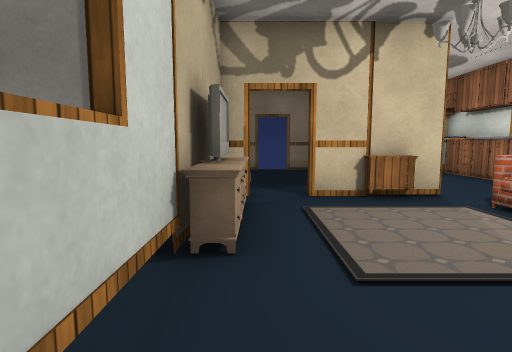
View 1 (above)

16 first-person views from a walk through a 3-D level made in the Unity game engine. The camera is 1.2 m above the floor, tilts 6° down and sees 80° across. Doors are open. The floor is counted in squares, 1 m on a side. Each view is taken from the middle of a square. On the plan, view 1 faces up. The plan holds only what a view shows up to about 13 squares ahead; the rest is blank. The place goes on beyond the plan. The player is left out. Some surface patterns are stand-ins.

View 2
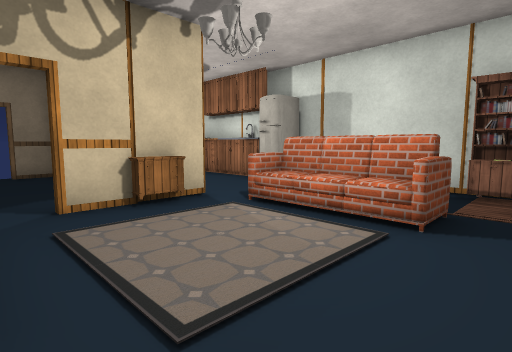

View 3
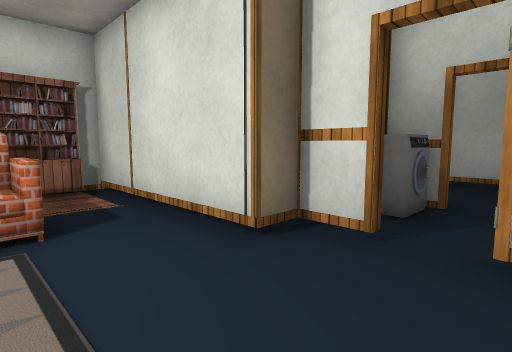

View 4
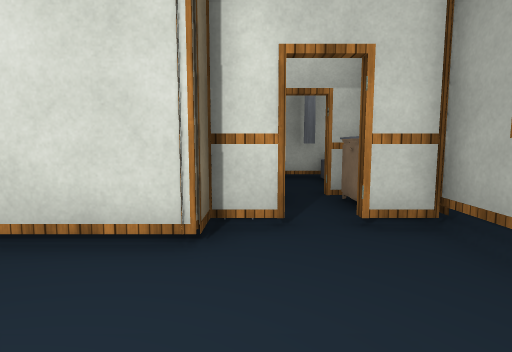

View 5
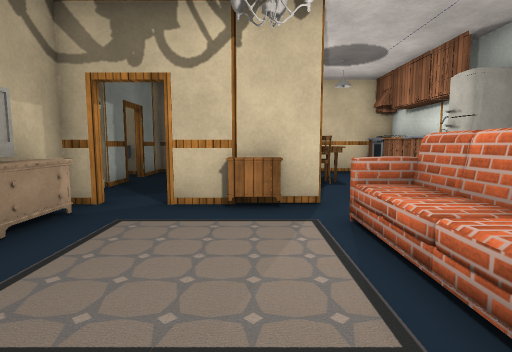

View 6
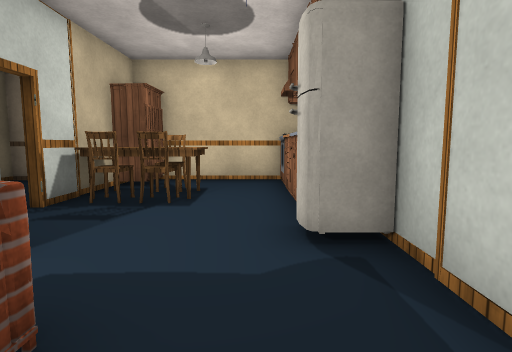

View 7
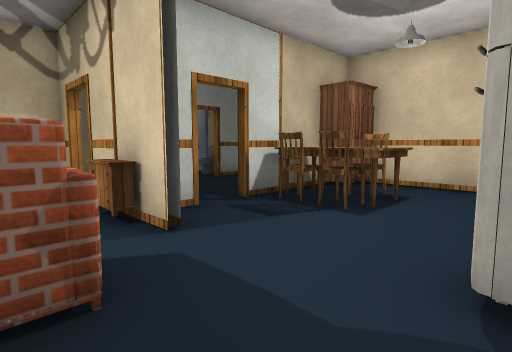

View 8
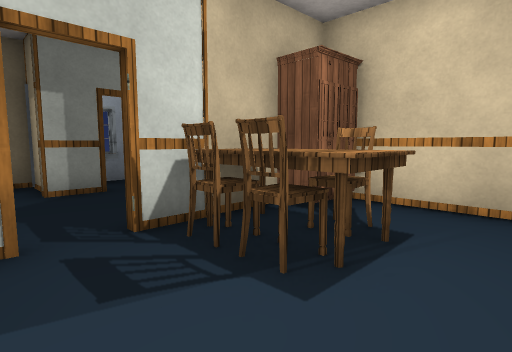

View 9
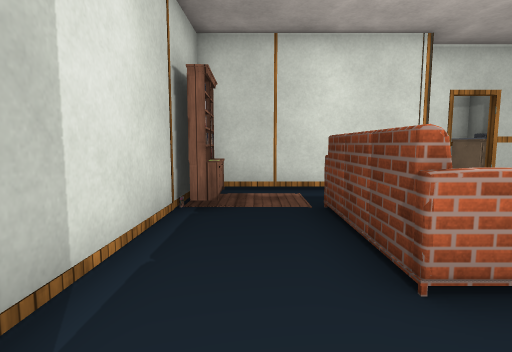

View 10
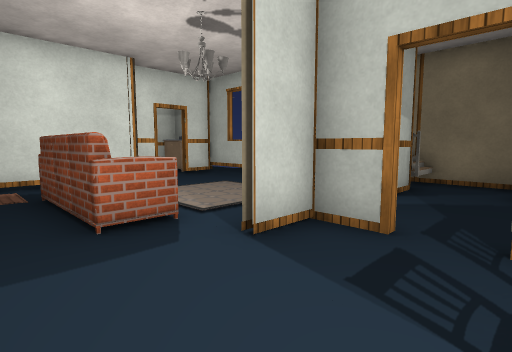

View 11
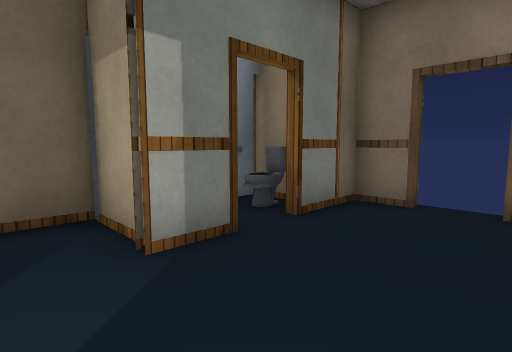

View 12
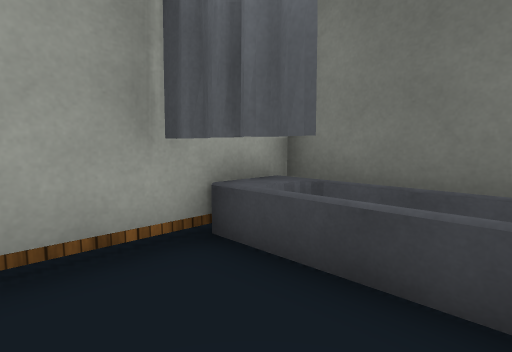

View 13
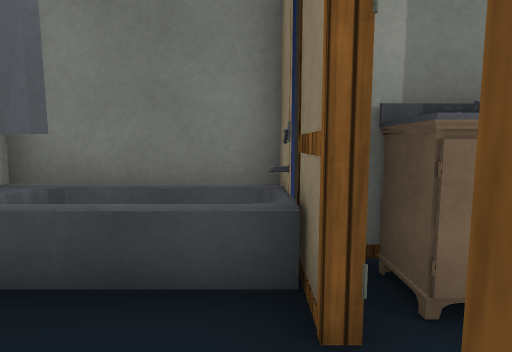

View 14
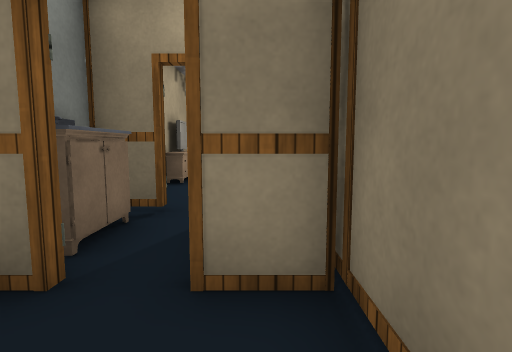

View 15
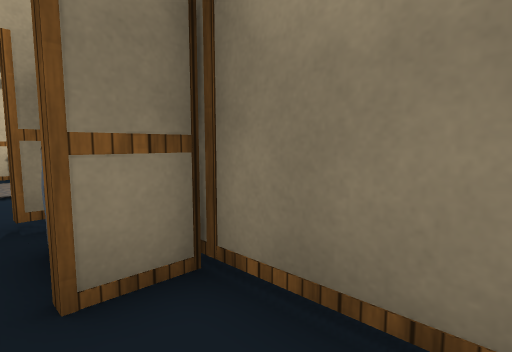

View 16
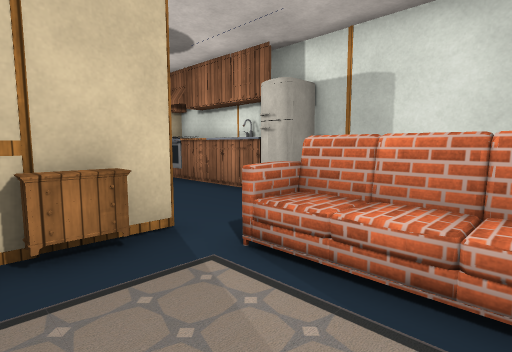

### Floor plan
Ten units are one square. View 1 is at (0, 0); x grows to the right and y downward. Boxes are objects, and circles mark ways between rooms. Rooms are numbered by the first view taken in them; rooms with no view inside come last. Other rooms are left out.
<svg viewBox="-37 -146 130 226">
<path fill="none" stroke="#000" d="M44 -70 11 -70M35 -72 44 -72 39 -72M29 -85 29 -75M87 -94 88 -141 39 -141M-1 -70 -11 -70 -11 -53M-11 -44 -11 -30M-8 -34 -8 10M29 -126 29 -96M15 6 27 6 27 -3 84 -3 86 -77M-9 6 5 6M-11 -108 -11 -93M-31 -97 -32 -67M-17 -72 -6 -72M1 -141 -10 -141 -11 -120M26 -141 14 -141M27 60 27 33M28 36 14 36M14 34 26 34M5 73 24 73M-21 36 -21 73M-8 10 -8 34M5 8 -9 8"/>
<rect x="-15" y="-55" width="20" height="10" fill="#bbb"><title>other object</title></rect>
<rect x="-5" y="-45" width="10" height="10" fill="#bbb"><title>other object</title></rect>
<rect x="-5" y="-65" width="10" height="10" fill="#bbb"><title>other object</title></rect>
<rect x="25" y="-75" width="10" height="10" fill="#bbb"><title>table</title></rect>
<rect x="35" y="-105" width="10" height="10" fill="#bbb"><title>chair</title></rect>
<rect x="35" y="-125" width="30" height="20" fill="#bbb"><title>table</title></rect>
<rect x="35" y="-135" width="10" height="10" fill="#bbb"><title>cabinet</title></rect>
<rect x="45" y="-65" width="20" height="50" fill="#bbb"><title>other object</title></rect>
<rect x="45" y="-105" width="10" height="10" fill="#bbb"><title>chair</title></rect>
<rect x="45" y="-125" width="10" height="10" fill="#bbb"><title>chair</title></rect>
<rect x="75" y="-25" width="10" height="20" fill="#bbb"><title>bookshelf</title></rect>
<rect x="75" y="-85" width="10" height="10" fill="#bbb"><title>fridge</title></rect>
<rect x="75" y="-105" width="10" height="20" fill="#bbb"><title>other object</title></rect>
<rect x="75" y="-125" width="10" height="20" fill="#bbb"><title>cabinet</title></rect>
<rect x="75" y="-135" width="10" height="10" fill="#bbb"><title>other object</title></rect>
<rect x="15" y="25" width="10" height="10" fill="#bbb"><title>machine</title></rect>
<rect x="-15" y="35" width="20" height="40" fill="#bbb"><title>bathtub</title></rect>
<rect x="-5" y="15" width="10" height="20" fill="#bbb"><title>sink</title></rect>
<circle cx="30" cy="-90" r="3" fill="#2a7"/>
<circle cx="5" cy="-70" r="3" fill="#2a7"/>
<circle cx="10" cy="5" r="3" fill="#2a7"/>
<circle cx="10" cy="35" r="3" fill="#2a7"/>
<circle cx="10" cy="50" r="3" fill="#2a7"/>
<text x="50" y="-60">1</text>
<text x="0" y="-100">2</text>
<text x="20" y="50">3</text>
<text x="0" y="40">4</text>
</svg>
Room 1 opens to room 2. Room 1 opens to room 4. Room 3 opens to room 4.

Where each view was taken, in squares from view 1:
view 1: 0 up, 0 right, facing up
view 2: 1 up, 0 right, facing up-right
view 3: 3 up, 0 right, facing down-right
view 4: 4 up, 2 right, facing down
view 5: 1 up, 3 right, facing up
view 6: 4 up, 7 right, facing up
view 7: 5 up, 8 right, facing up-left
view 8: 8 up, 7 right, facing up-left
view 9: 8 up, 7 right, facing down
view 10: 10 up, 7 right, facing down-left
view 11: 8 up, 2 right, facing up-left
view 12: 4 down, 2 right, facing down-left
view 13: 4 down, 2 right, facing left
view 14: 6 down, 2 right, facing up
view 15: 6 down, 1 right, facing up-right
view 16: 3 up, 2 right, facing up-right
